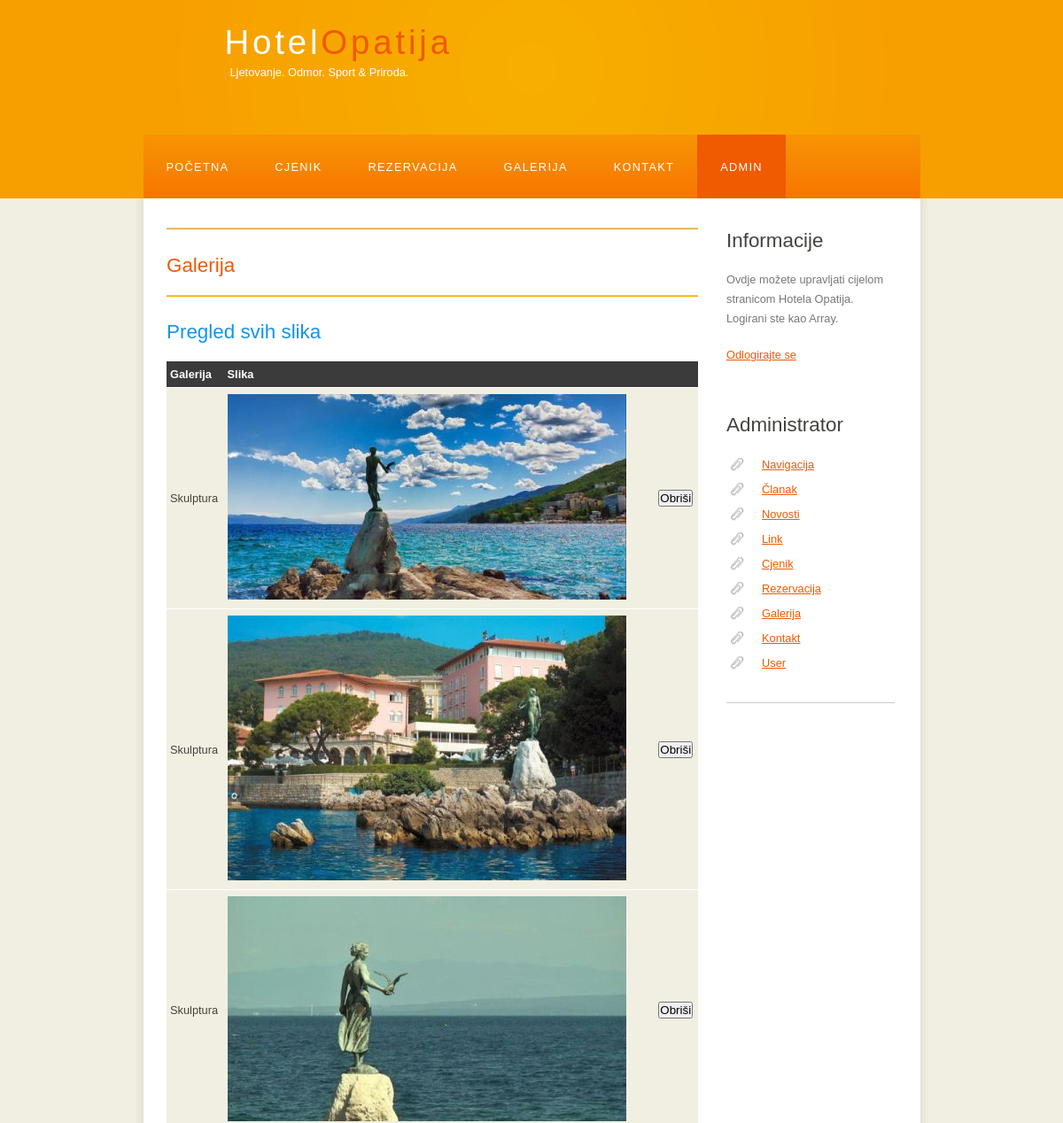
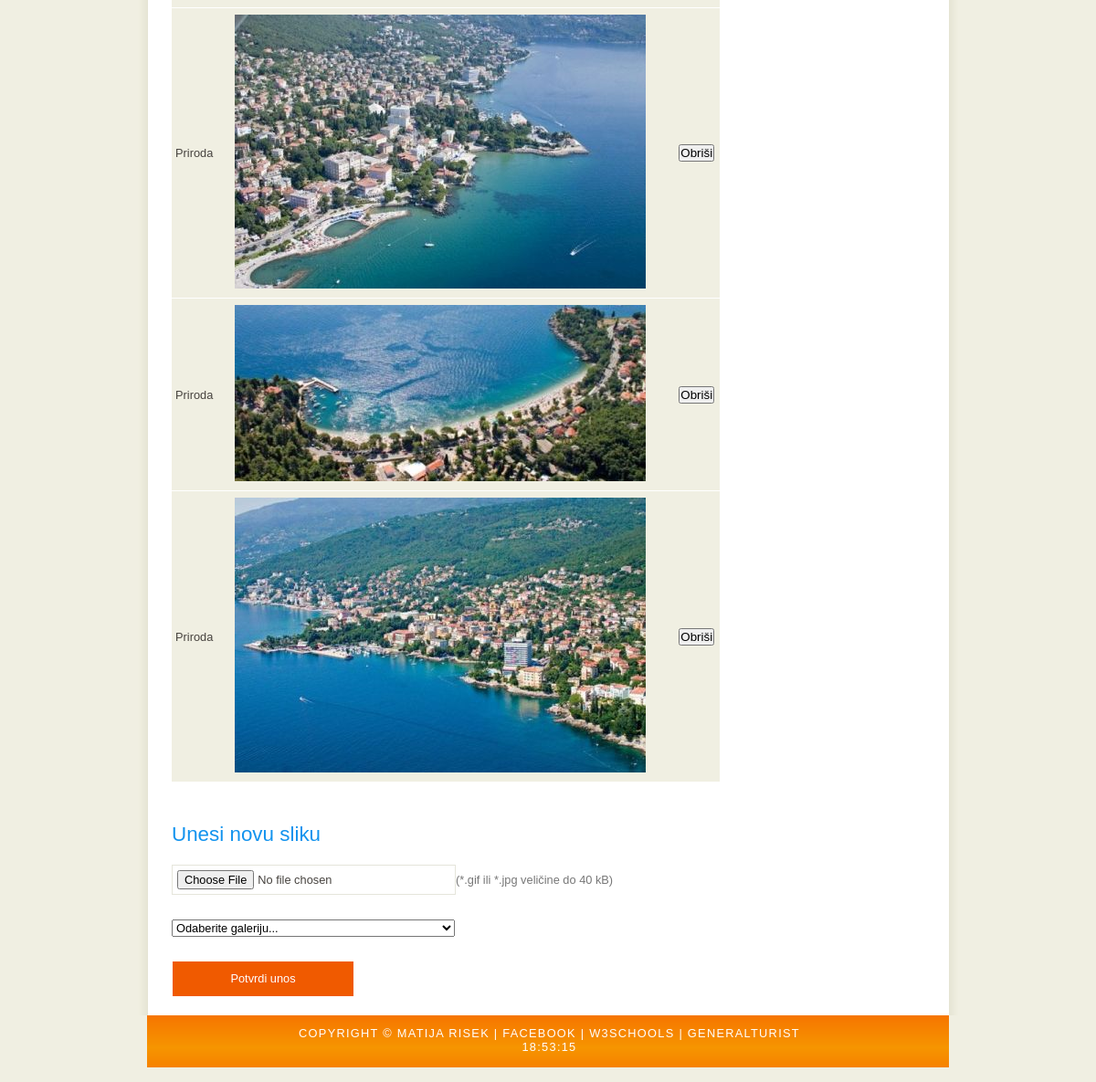
Screenshot of /adminGalerija.php (signed in) with the database file from the repository (2 pictures, top to bottom).
### tables this page shows
CREATE TABLE IF NOT EXISTS `Galerija` (
  `idGalerija` int(11) NOT NULL AUTO_INCREMENT,
  `nazivGalerija` varchar(255) NOT NULL,
  `slikaGalerija` varchar(255) NOT NULL,
  PRIMARY KEY (`idGalerija`)
);

### adminGalerija.php (the view, shortened to what this page needs)
<!DOCTYPE HTML>
<html>
<head>
    <link rel="stylesheet" type="text/css" href="style/style.css" title="style" />
</head>
<body onload="startTime()">
    <div id="main">
        <div id="header">
            <div id="logo">
                <div id="logo_text">
                    <h1><a href="index.php">Hotel<span class="logo_colour">Opatija</span></a></h1>
                    <h2>Ljetovanje. Odmor. Sport & Priroda.</h2>
                </div>
            </div>
            <div id="menubar">
                <ul id="menu">
                    <li><a href="index.php">Početna</a></li>
                    <li><a href="cjenik.php">Cjenik</a></li>
                    <li><a href="rezervacija.php">Rezervacija</a></li>
                    <li><a href="galerija.php">Galerija</a></li>
                    <li> <a href="kontakt.php">Kontakt</a></li>
					<li class="selected"><a href="administrator.php">Admin</a></li>
                </ul>
            </div>
        </div>
        <div id="site_content">
            <div class="sidebar">
				<?php
					echo "<h3>Informacije</h3>";
					echo "<p>";
					echo "Ovdje možete upravljati cijelom stranicom Hotela Opatija.<br>";
					echo "Logirani ste kao {$_SESSION['username']}.<br>";
					echo '<p><a href="?action=logOut">Odlogirajte se</a></p>';
					echo "<p>";
				?>
                <h3>Administrator</h3>
                <ul>
					<li><a href="adminNavigacija.php">Navigacija</a></li>
                    <li><a href="adminClanak.php">Članak</a></li>
                    <li><a href="adminNovosti.php">Novosti</a></li>
                    <li><a href="adminLink.php">Link</a></li>
					<li><a href="adminCjenik.php">Cjenik</a></li>
                    <li><a href="adminRezervacija.php">Rezervacija</a></li>
                    <li><a href="adminGalerija.php">Galerija</a></li>
                    <li><a href="adminKontakt.php">Kontakt</a></li>
					<li><a href="adminUser.php">User</a></li>
                </ul>
                <hr />
            </div>
			<div id="content">
<hr color="orange" width="600">
<h3><a id="galerija" style="text-decoration: none">Galerija</a></h3>
<hr color="orange" width="600">
<h2>Pregled svih slika</h2>
<table width="600" border="0" cellpadding="0" cellspacing="0">
<tr>
<th>Galerija</th>
<th>Slika</th>
<th></th>
</tr>
<?php
$sql="SELECT * FROM Galerija";
$records=mysql_query($sql);
while($zapis=mysql_fetch_assoc($records)){
	echo "<tr>";
	echo "<td>".$zapis['nazivGalerija']."</td>";
	echo "<td>".$zapis['slikaGalerija']."</td>";
	echo '<td><form method="post" action="brisanjeGalerije.php">
	<input type="hidden" value="'.$zapis['idGalerija'].'" name="idGalerija"/>
	<input type="submit" onClick="potvrda (); return false;" value="Obriši" />
	</form></td>';
	echo "</tr>";
}
?>
</table>
<h2>Unesi novu sliku</h2>
<form name="unosGalerije" action="upload_fileGalerija.php" method="post"
enctype="multipart/form-data" onsubmit="return validacijaAdminGalerija();">
<div class="form_settings">
<p><input type="file" name="file" id="file">(*.gif ili *.jpg veličine do 40 kB)<br><br></p>
<p>
<select size="1" type="text" name="nazivGalerija">
<option value="">Odaberite galeriju...</option>
</select>
</p>
<input type="submit" class="submit" name="submit" value="Potvrdi unos">
</div>
</form>
            </div>
        </div>
        <div id="footer">
            Copyright &copy; Matija Risek | <a href="https://www.facebook.com/matija.risek">Facebook</a> | <a href="http://www.w3schools.com/">W3Schools</a> | <a href="http://www.general-turist.com/">GeneralTurist</a><div id="txt"></div>
        </div>
    </div>
</body>
</html>

### style/style.css (style rules this page uses)
html { height: 100%; }
* { margin: 0; padding: 0; }
body { font: normal .80em 'trebuchet ms', arial, sans-serif; background: #F0EFE2; color: #777; }
p { padding: 0 0 20px 0; line-height: 1.7em; }
hr { display: block; height: 1px; border: 0; border-top: 1px solid #ccc; margin: 1em 0; padding: 0; }
img { border: 0; }
h1, h2, h3, h4, h5, h6 { font: normal 175% 'century gothic', arial, sans-serif; color: #43423F; margin: 0 0 15px 0; padding: 15px 0 5px 0; }
h2 { font: normal 175% 'century gothic', arial, sans-serif; color: #1293EE; }
a, a:hover { outline: none; text-decoration: underline; color: #F05A00; }
.left { float: left; width: auto; margin-right: 10px; }
ul { margin: 2px 0 22px 17px; }
ul li { list-style-type: circle; margin: 0 0 6px 0; padding: 0 0 4px 5px; }
#main, #logo, #menubar, #site_content, #footer { margin-left: auto; margin-right: auto; }
#header { background: #f79f00; height: 240px; }
#logo { width: 825px; position: relative; height: 168px; margin-top: -16px; background: url(logo.png) no-repeat; }
#logo #logo_text { position: absolute; top: 20px; left: 0; }
#logo h1, #logo h2 { font: normal 300% 'century gothic', arial, sans-serif; border-bottom: 0; text-transform: none; margin: 0; margin-left: 66px; }
#logo_text h1, #logo_text h1 a, #logo_text h1 a:hover { padding: 22px 0 0 0; color: #FFF; letter-spacing: 0.1em; text-decoration: none; }
#logo_text h1 a .logo_colour { color: #F05A00; }
#logo_text h2 { font-size: 100%; padding: 4px 0 0 0; color: #FFF; margin-left: 72px; }
#menubar { width: 877px; height: 72px; padding: 0; background: url(menu.png) repeat-x; }
ul#menu, ul#menu li { float: left; margin: 0; padding: 0; }
ul#menu li { list-style: none; }
ul#menu li a { letter-spacing: 0.1em; font: normal 100% 'lucida sans unicode', arial, sans-serif; display: block; float: left; height: 37px; padding: 29px 26px 6px 26px; text-align: center; color: #FFF; text-transform: uppercase; text-decoration: none; background: transparent; }
ul#menu li a:hover, ul#menu li.selected a, ul#menu li.selected a:hover { color: #FFF; background: url(menu_select.png) repeat-x; }
#site_content { width: 837px; overflow: hidden; margin: 0 auto 0 auto; padding: 20px 24px 20px 37px; background: #FFF url(content.png) repeat-y; }
.sidebar { float: right; width: 190px; padding: 0 15px 20px 15px; }
.sidebar ul { width: 178px; padding: 4px 0 0 0; margin: 4px 0 30px 0; }
.sidebar li { list-style: none; padding: 0 0 7px 0; }
.sidebar li a, .sidebar li a:hover { padding: 0 0 0 40px; display: block; background: transparent url(link.png) no-repeat left center; }
#content { text-align: left; width: 595px; padding: 0; }
#footer { width: 878px; font: normal 100% 'lucida sans unicode', arial, sans-serif; height: 40px; padding: 12px 5px 5px 5px; text-align: center; background: #29425E url(footer.png) repeat-x; color: #FFF; text-transform: uppercase; letter-spacing: 0.1em; width: 875px; padding-left: 3px; padding-right: 0px; }
#footer a { color: #FFF; text-decoration: none; }
.form_settings { margin: 15px 0 0 0; }
.form_settings p { padding: 0 0 4px 0; }
.form_settings input, .form_settings textarea { padding: 5px; width: 299px; font: 100% arial; border: 1px solid #E5E5DB; background: #FFF; color: #47433F; }
.form_settings .submit { font: 100% arial; border: 1px solid; width: 200px; margin: 20px 0 0; height: 40px; padding: 2px 0 3px 0; cursor: pointer; background: #F05A00; color: #FFF; }
.form_settings textarea, .form_settings select { font: 100% arial; width: 299px; }
.form_settings select { width: 310px; }
table { margin: 10px 0 30px 0; }
table tr th, table tr td { background: #3B3B3B; color: #FFF; padding: 7px 4px; text-align: left; }
table tr td { background: #F0EFE2; color: #47433F; border-top: 1px solid #FFF; }

### rows the page displays
galerija: nazivGalerija "Skulptura", slikaGalerija (picture)
galerija: nazivGalerija "Skulptura", slikaGalerija (picture)
galerija: nazivGalerija "Skulptura", slikaGalerija (picture)
galerija: nazivGalerija "Priroda", slikaGalerija (picture)
galerija: nazivGalerija "Priroda", slikaGalerija (picture)
galerija: nazivGalerija "Priroda", slikaGalerija (picture)

### other values shown
$_SESSION['username'] "Array"
